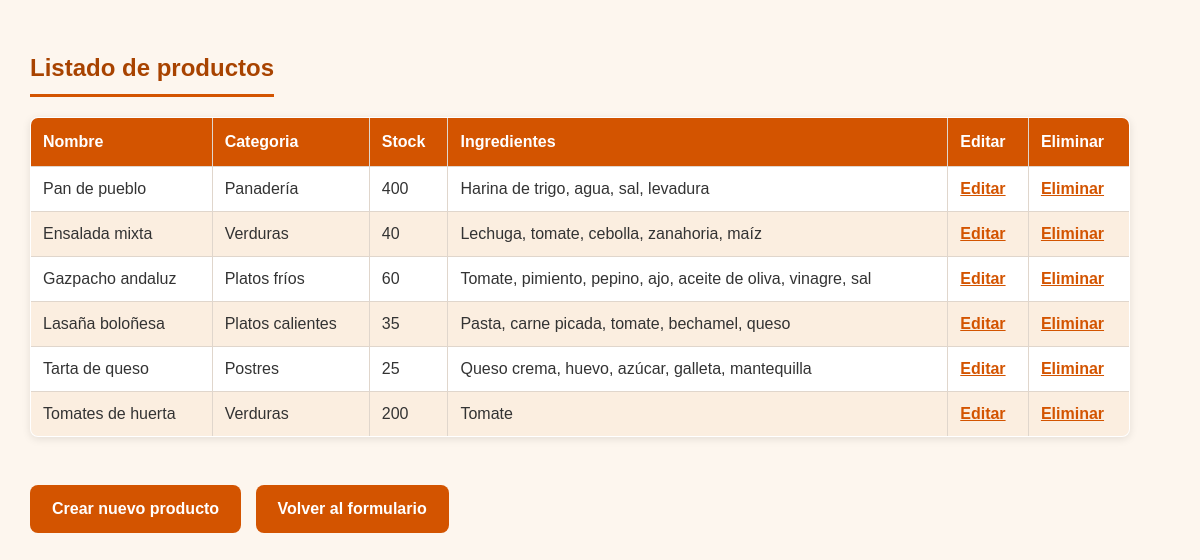
Page /productos/listar.php on the committed database.
### tables this page shows
CREATE TABLE `productos` (
  `id` int(11) NOT NULL,
  `nombre` varchar(40) NOT NULL,
  `idEntidad` int(11) NOT NULL,
  `categoria` varchar(50) NOT NULL,
  `stock` int(11) NOT NULL,
  `ingredientes` varchar(200) NOT NULL
);

### productos/listar.php (the view, shortened to what this page needs)
<?php
require_once __DIR__ . '/../conexion.php';
$consulta = $cn->query("SELECT * FROM productos");
$productos = $consulta->fetchAll(PDO::FETCH_OBJ);
?>
<!DOCTYPE html>
<html lang="en">
<head>
    <link rel="stylesheet" href="../css/estilos.css">
</head>
<body>
    <h2>Listado de productos</h2>
    <table>
        <thead>
            <tr>
                <th>Nombre</th>
                <th>Categoria</th>
                <th>Stock</th>
                <th>Ingredientes</th>
                <th>Editar</th>
                <th>Eliminar</th>
            </tr>
        </thead>
        <tbody>
            <?php foreach ($productos as $prod) { ?>
                <tr>
                    <td><?php echo $prod->nombre ?></td>
                    <td><?php echo $prod->categoria ?></td>
                    <td><?php echo $prod->stock ?></td>
                    <td><?php echo $prod->ingredientes ?></td>
                    <td><a href="<?php echo "editar.php?id=" . $prod->id ?>">Editar</a></td>
                    <td><a href="<?php echo "eliminar.php?id=" . $prod->id ?>">Eliminar</a></td>
                </tr>
            <?php } ?>
        </tbody>
    </table>
    <br><br>
    <a href="formulario.php">Crear nuevo producto</a>
    <a href="../index.php">Volver al formulario</a>
</body>
</html>

### css/estilos.css (style rules this page uses)
:root { --principal: #d35400; --principal-oscuro: #a84300; --secundario: #27ae60; --fondo: #fdf6ee; --blanco: #ffffff; --texto: #333333; --borde: #e0d6cc; --fila-par: #fbeee0; }
* { box-sizing: border-box; }
body { margin: 0; padding: 30px; font-family: Arial, Helvetica, sans-serif; background-color: var(--fondo); color: var(--texto); line-height: 1.5; }
h1, h2, h3 { color: var(--principal-oscuro); }
h2 { border-bottom: 3px solid var(--principal); padding-bottom: 8px; display: inline-block; }
a { color: var(--principal); font-weight: bold; }
table { border-collapse: collapse; width: 100%; max-width: 1100px; background-color: var(--blanco); box-shadow: 0 2px 8px rgba(0, 0, 0, 0.1); border-radius: 8px; overflow: hidden; }
table, th, td { border: 1px solid var(--borde); }
th { background-color: var(--principal); color: var(--blanco); padding: 12px; text-align: left; }
td { padding: 10px 12px; }
tbody tr:nth-child(even) { background-color: var(--fila-par); }
body > a { display: inline-block; padding: 12px 22px; margin: 0 10px 10px 0; background-color: var(--principal); color: var(--blanco); text-decoration: none; border-radius: 8px; font-weight: bold; transition: background-color 0.2s; }

### rows in the picture
productos: nombre "Pan de pueblo", categoria "Panadería", stock "400", ingredientes "Harina de trigo, agua, sal, levadura"
productos: nombre "Ensalada mixta", categoria "Verduras", stock "40", ingredientes "Lechuga, tomate, cebolla, zanahoria, maíz"
productos: nombre "Gazpacho andaluz", categoria "Platos fríos", stock "60", ingredientes "Tomate, pimiento, pepino, ajo, aceite de oliva, vinagre, sal"
productos: nombre "Lasaña boloñesa", categoria "Platos calientes", stock "35", ingredientes "Pasta, carne picada, tomate, bechamel, queso"
productos: nombre "Tarta de queso", categoria "Postres", stock "25", ingredientes "Queso crema, huevo, azúcar, galleta, mantequilla"
productos: nombre "Tomates de huerta", categoria "Verduras", stock "200", ingredientes "Tomate"
